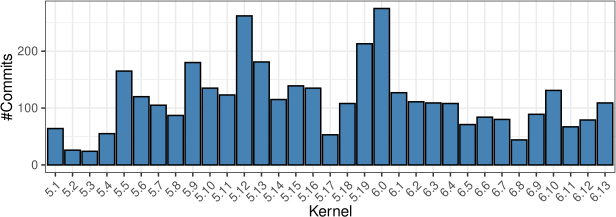

Reproduce this figure in R.
suppressPackageStartupMessages({
library(ggplot2)
library(dplyr)
library(sqldf)
library(gridExtra)
library(ggpubr)
library(data.table)
library(stringr)
})



theme_set(theme_bw())
theme_update(
    axis.title.y=element_text(margin=margin(0, r=0, unit='mm')),
    axis.title.x=element_text(margin=margin(0, t=0, unit='mm')),
    axis.text.x=element_text(angle=45, hjust=1),
    legend.key=element_blank(),
    legend.key.size=unit(3.5, 'mm'),
    legend.position="top",
    legend.title=element_text(size=8, face='bold', margin=margin(0, unit='mm')),
    # legend.position=c(0.5, 0.6),
    legend.margin=margin(0, l=-15, b=-3.5, unit='mm'),
    legend.spacing.x = unit(0.5, 'mm'),
    legend.spacing.y = unit(0, 'mm'),
    legend.text = element_text(margin=margin(0), size=8),
    legend.background = element_blank()
)


df <- read.csv("kernel_iouring.csv") %>%
    mutate(
        version=sprintf("%s", str_sub(version, 2)),
    )


print(df)


p <- ggplot(df, aes(x = factor(i), y = commits)) +
    geom_bar(stat = "identity", fill = "steelblue", color='black') +
    #geom_text(
    #    aes(label = version), 
    #    position=position_dodge(width=0.9),
    #    angle=45,
    #    hjust=0,
    #    vjust=-0.6,
    #    size=3,
    #) +
    scale_x_discrete(labels=df$version) +
        labs(
        x = "Kernel",
        y = "#Commits",
        #title = "Commits per Version"
    )




file <- tools::file_path_sans_ext(sub(".*=", "", commandArgs()[4]))
dim=c(160, 60) 
ggsave(file=sprintf("%s.pdf", file), plot=p, device=cairo_pdf, width=dim[1], height=dim[2], units="mm")
system(sprintf("pdfcrop \"%s\" \"%s\"", sprintf("%s.pdf", file), sprintf("%s.pdf", file)), wait=T)
#ggsave(file=sprintf("%s.png", file), plot=p, width=dim[1], height=dim[2], units="mm")
